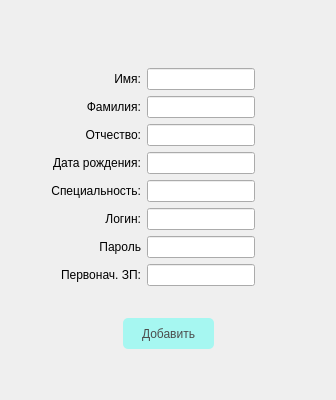
                     <widget class="QWidget" name="page_11">
                      <layout class="QGridLayout" name="gridLayout_6">
                       <item row="0" column="0">
                        <layout class="QVBoxLayout" name="verticalLayout_5">
                         <item>
                          <layout class="QVBoxLayout" name="verticalLayout_3">
                           <item>
                            <layout class="QVBoxLayout" name="verticalLayout_36">
                             <item>
                              <layout class="QHBoxLayout" name="horizontalLayout_51">
                               <item>
                                <widget class="QPushButton" name="btn_19">
                                 <property name="styleSheet">
                                  <string notr="true">QPushButton{
	border: none;
	color: white;
	
}</string>
                                 </property>
                                 <property name="text">
                                  <string/>
                                 </property>
                                 <property name="icon">
                                  <iconset>
                                   <normaloff>../images/Icons8-Ios7-Arrows-Back.ico</normaloff>../images/Icons8-Ios7-Arrows-Back.ico</iconset>
                                 </property>
                                </widget>
                               </item>
                               <item>
                                <spacer name="horizontalSpacer_27">
                                 <property name="orientation">
                                  <enum>Qt::Horizontal</enum>
                                 </property>
                                 <property name="sizeHint" stdset="0">
                                  <size>
                                   <width>40</width>
                                   <height>20</height>
                                  </size>
                                 </property>
                                </spacer>
                               </item>
                              </layout>
                             </item>
                             <item>
                              <spacer name="verticalSpacer_16">
                               <property name="orientation">
                                <enum>Qt::Vertical</enum>
                               </property>
                               <property name="sizeType">
                                <enum>QSizePolicy::Minimum</enum>
                               </property>
                               <property name="sizeHint" stdset="0">
                                <size>
                                 <width>20</width>
                                 <height>31</height>
                                </size>
                               </property>
                              </spacer>
                             </item>
                            </layout>
                           </item>
                           <item>
                            <layout class="QHBoxLayout" name="horizontalLayout_52">
                             <item>
                              <layout class="QHBoxLayout" name="horizontalLayout_50">
                               <item>
                                <spacer name="horizontalSpacer_7">
                                 <property name="orientation">
                                  <enum>Qt::Horizontal</enum>
                                 </property>
                                 <property name="sizeHint" stdset="0">
                                  <size>
                                   <width>40</width>
                                   <height>20</height>
                                  </size>
                                 </property>
                                </spacer>
                               </item>
                               <item>
                                <layout class="QGridLayout" name="gridLayout_7">
                                 <item row="0" column="0">
                                  <layout class="QHBoxLayout" name="horizontalLayout_3">
                                   <item>
                                    <widget class="QLabel" name="label_2">
                                     <property name="text">
                                      <string>Имя:</string>
                                     </property>
                                     <property name="alignment">
                                      <set>Qt::AlignRight|Qt::AlignTrailing|Qt::AlignVCenter</set>
                                     </property>
                                    </widget>
                                   </item>
                                   <item>
                                    <widget class="QLineEdit" name="line_2">
                                     <property name="sizePolicy">
                                      <sizepolicy hsizetype="Fixed" vsizetype="Fixed">
                                       <horstretch>0</horstretch>
                                       <verstretch>0</verstretch>
                                      </sizepolicy>
                                     </property>
                                     <property name="maximumSize">
                                      <size>
                                       <width>179</width>
                                       <height>16777215</height>
                                      </size>
                                     </property>
                                    </widget>
                                   </item>
                                  </layout>
                                 </item>
                                 <item row="1" column="0">
                                  <layout class="QHBoxLayout" name="horizontalLayout_11">
                                   <item>
                                    <widget class="QLabel" name="label_5">
                                     <property name="text">
                                      <string>Фамилия:</string>
                                     </property>
                                     <property name="alignment">
                                      <set>Qt::AlignRight|Qt::AlignTrailing|Qt::AlignVCenter</set>
                                     </property>
                                    </widget>
                                   </item>
                                   <item>
                                    <widget class="QLineEdit" name="line_5">
                                     <property name="sizePolicy">
                                      <sizepolicy hsizetype="Fixed" vsizetype="Fixed">
                                       <horstretch>0</horstretch>
                                       <verstretch>0</verstretch>
                                      </sizepolicy>
                                     </property>
                                     <property name="maximumSize">
                                      <size>
                                       <width>179</width>
                                       <height>16777215</height>
                                      </size>
                                     </property>
                                    </widget>
                                   </item>
                                  </layout>
                                 </item>
                                 <item row="2" column="0">
                                  <layout class="QHBoxLayout" name="horizontalLayout_22">
                                   <item>
                                    <widget class="QLabel" name="label">
                                     <property name="text">
                                      <string>Отчество:</string>
                                     </property>
                                     <property name="alignment">
                                      <set>Qt::AlignRight|Qt::AlignTrailing|Qt::AlignVCenter</set>
                                     </property>
                                    </widget>
                                   </item>
                                   <item>
                                    <widget class="QLineEdit" name="line">
                                     <property name="sizePolicy">
                                      <sizepolicy hsizetype="Fixed" vsizetype="Fixed">
                                       <horstretch>0</horstretch>
                                       <verstretch>0</verstretch>
                                      </sizepolicy>
                                     </property>
                                     <property name="maximumSize">
                                      <size>
                                       <width>179</width>
                                       <height>16777215</height>
                                      </size>
                                     </property>
                                    </widget>
                                   </item>
                                  </layout>
                                 </item>
                                 <item row="3" column="0">
                                  <layout class="QHBoxLayout" name="horizontalLayout_27">
                                   <item>
                                    <widget class="QLabel" name="label_6">
                                     <property name="text">
                                      <string>Дата рождения:</string>
                                     </property>
                                     <property name="alignment">
                                      <set>Qt::AlignRight|Qt::AlignTrailing|Qt::AlignVCenter</set>
                                     </property>
                                    </widget>
                                   </item>
                                   <item>
                                    <widget class="QLineEdit" name="line_8">
                                     <property name="sizePolicy">
                                      <sizepolicy hsizetype="Fixed" vsizetype="Fixed">
                                       <horstretch>0</horstretch>
                                       <verstretch>0</verstretch>
                                      </sizepolicy>
                                     </property>
                                     <property name="maximumSize">
                                      <size>
                                       <width>179</width>
                                       <height>16777215</height>
                                      </size>
                                     </property>
                                    </widget>
                                   </item>
                                  </layout>
                                 </item>
                                 <item row="4" column="0">
                                  <layout class="QHBoxLayout" name="horizontalLayout_28">
                                   <item>
                                    <widget class="QLabel" name="label_4">
                                     <property name="text">
                                      <string>Специальность:</string>
                                     </property>
                                     <property name="alignment">
                                      <set>Qt::AlignRight|Qt::AlignTrailing|Qt::AlignVCenter</set>
                                     </property>
                                    </widget>
                                   </item>
                                   <item>
                                    <widget class="QLineEdit" name="line_4">
                                     <property name="sizePolicy">
                                      <sizepolicy hsizetype="Fixed" vsizetype="Fixed">
                                       <horstretch>0</horstretch>
                                       <verstretch>0</verstretch>
                                      </sizepolicy>
                                     </property>
                                     <property name="maximumSize">
                                      <size>
                                       <width>179</width>
                                       <height>16777215</height>
                                      </size>
                                     </property>
                                    </widget>
                                   </item>
                                  </layout>
                                 </item>
                                 <item row="5" column="0">
                                  <layout class="QHBoxLayout" name="horizontalLayout_29">
                                   <item>
                                    <widget class="QLabel" name="label_7">
                                     <property name="text">
                                      <string>Логин:</string>
                                     </property>
                                     <property name="alignment">
                                      <set>Qt::AlignRight|Qt::AlignTrailing|Qt::AlignVCenter</set>
                                     </property>
                                    </widget>
                                   </item>
                                   <item>
                                    <widget class="QLineEdit" name="line_7">
                                     <property name="sizePolicy">
                                      <sizepolicy hsizetype="Fixed" vsizetype="Fixed">
                                       <horstretch>0</horstretch>
                                       <verstretch>0</verstretch>
                                      </sizepolicy>
                                     </property>
                                     <property name="maximumSize">
                                      <size>
                                       <width>179</width>
                                       <height>16777215</height>
                                      </size>
                                     </property>
                                    </widget>
                                   </item>
                                  </layout>
                                 </item>
                                 <item row="6" column="0">
                                  <layout class="QHBoxLayout" name="horizontalLayout_30">
                                   <item>
                                    <widget class="QLabel" name="label_3">
                                     <property name="text">
                                      <string>Пароль</string>
                                     </property>
                                     <property name="alignment">
                                      <set>Qt::AlignRight|Qt::AlignTrailing|Qt::AlignVCenter</set>
                                     </property>
                                    </widget>
                                   </item>
                                   <item>
                                    <widget class="QLineEdit" name="line_6">
                                     <property name="sizePolicy">
                                      <sizepolicy hsizetype="Fixed" vsizetype="Fixed">
                                       <horstretch>0</horstretch>
                                       <verstretch>0</verstretch>
                                      </sizepolicy>
                                     </property>
                                     <property name="maximumSize">
                                      <size>
                                       <width>179</width>
                                       <height>16777215</height>
                                      </size>
                                     </property>
                                    </widget>
                                   </item>
                                  </layout>
                                 </item>
                                 <item row="7" column="0">
                                  <layout class="QHBoxLayout" name="horizontalLayout_31">
                                   <item>
                                    <widget class="QLabel" name="label_8">
                                     <property name="text">
                                      <string>Первонач. ЗП:</string>
                                     </property>
                                     <property name="alignment">
                                      <set>Qt::AlignRight|Qt::AlignTrailing|Qt::AlignVCenter</set>
                                     </property>
                                    </widget>
                                   </item>
                                   <item>
                                    <widget class="QLineEdit" name="line_3">
                                     <property name="sizePolicy">
                                      <sizepolicy hsizetype="Fixed" vsizetype="Fixed">
                                       <horstretch>0</horstretch>
                                       <verstretch>0</verstretch>
                                      </sizepolicy>
                                     </property>
                                     <property name="maximumSize">
                                      <size>
                                       <width>179</width>
                                       <height>16777215</height>
                                      </size>
                                     </property>
                                    </widget>
                                   </item>
                                  </layout>
                                 </item>
                                </layout>
                               </item>
                               <item>
                                <spacer name="horizontalSpacer_8">
                                 <property name="orientation">
                                  <enum>Qt::Horizontal</enum>
                                 </property>
                                 <property name="sizeHint" stdset="0">
                                  <size>
                                   <width>40</width>
                                   <height>20</height>
                                  </size>
                                 </property>
                                </spacer>
                               </item>
                              </layout>
                             </item>
                             <item>
                              <spacer name="verticalSpacer_18">
                               <property name="orientation">
                                <enum>Qt::Vertical</enum>
                               </property>
                               <property name="sizeHint" stdset="0">
                                <size>
                                 <width>30</width>
                                 <height>40</height>
                                </size>
                               </property>
                              </spacer>
                             </item>
                            </layout>
                           </item>
                          </layout>
                         </item>
                         <item>
                          <layout class="QVBoxLayout" name="verticalLayout_18">
                           <item>
                            <layout class="QHBoxLayout" name="horizontalLayout_17">
                             <item>
                              <spacer name="horizontalSpacer_36">
                               <property name="orientation">
                                <enum>Qt::Horizontal</enum>
                               </property>
                               <property name="sizeHint" stdset="0">
                                <size>
                                 <width>40</width>
                                 <height>20</height>
                                </size>
                               </property>
                              </spacer>
                             </item>
                             <item>
                              <widget class="QLabel" name="label_34">
                               <property name="minimumSize">
                                <size>
                                 <width>171</width>
                                 <height>20</height>
                                </size>
                               </property>
                               <property name="text">
                                <string/>
                               </property>
                               <property name="alignment">
                                <set>Qt::AlignCenter</set>
                               </property>
                              </widget>
                             </item>
                             <item>
                              <spacer name="horizontalSpacer_37">
                               <property name="orientation">
                                <enum>Qt::Horizontal</enum>
                               </property>
                               <property name="sizeHint" stdset="0">
                                <size>
                                 <width>40</width>
                                 <height>20</height>
                                </size>
                               </property>
                              </spacer>
                             </item>
                            </layout>
                           </item>
                           <item>
                            <layout class="QVBoxLayout" name="verticalLayout_17">
                             <item>
                              <layout class="QHBoxLayout" name="horizontalLayout_4">
                               <item>
                                <spacer name="horizontalSpacer_11">
                                 <property name="orientation">
                                  <enum>Qt::Horizontal</enum>
                                 </property>
                                 <property name="sizeHint" stdset="0">
                                  <size>
                                   <width>40</width>
                                   <height>20</height>
                                  </size>
                                 </property>
                                </spacer>
                               </item>
                               <item>
                                <widget class="QPushButton" name="btn_4">
                                 <property name="sizePolicy">
                                  <sizepolicy hsizetype="Fixed" vsizetype="Fixed">
                                   <horstretch>0</horstretch>
                                   <verstretch>0</verstretch>
                                  </sizepolicy>
                                 </property>
                                 <property name="minimumSize">
                                  <size>
                                   <width>91</width>
                                   <height>31</height>
                                  </size>
                                 </property>
                                 <property name="styleSheet">
                                  <string notr="true">QPushButton{
	border-radius: 5px;
	background-color: #a6f7f1;
   	transition: 2s linear; 
	color: #4c4d4d;
}

QPushButton:hover{
	background-color: #89f0ea;
}

</string>
                                 </property>
                                 <property name="text">
                                  <string>Добавить</string>
                                 </property>
                                </widget>
                               </item>
                               <item>
                                <spacer name="horizontalSpacer_12">
                                 <property name="orientation">
                                  <enum>Qt::Horizontal</enum>
                                 </property>
                                 <property name="sizeHint" stdset="0">
                                  <size>
                                   <width>40</width>
                                   <height>20</height>
                                  </size>
                                 </property>
                                </spacer>
                               </item>
                              </layout>
                             </item>
                             <item>
                              <spacer name="verticalSpacer_4">
                               <property name="orientation">
                                <enum>Qt::Vertical</enum>
                               </property>
                               <property name="sizeHint" stdset="0">
                                <size>
                                 <width>20</width>
                                 <height>40</height>
                                </size>
                               </property>
                              </spacer>
                             </item>
                            </layout>
                           </item>
                          </layout>
                         </item>
                        </layout>
                       </item>
                      </layout>
                     </widget>
